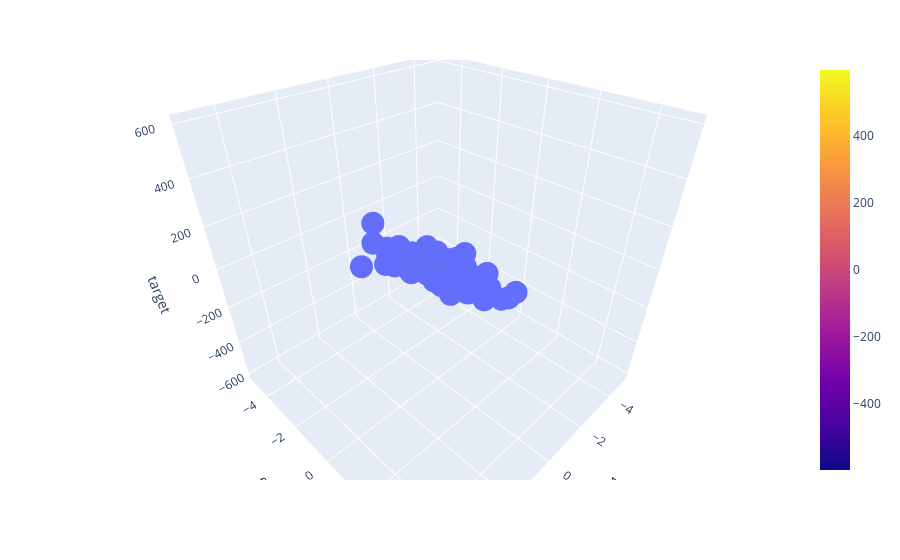

Notebook code cell kept with this figure:
### Code cell
x = np.linspace(-5,5,10)
y = np.linspace(-5,5,10)
xGrid, yGrid = np.meshgrid(y,x)
final = np.vstack((xGrid.ravel().reshape(1,100),yGrid.ravel().reshape(1,100))).T
z_final = lr.predict(final).reshape(10,10)
z = z_final

fig = px.scatter_3d(df,x='feature1',y='feature2',z='target')
fig.add_trace(go.Surface(x = x,y = y,z = z))
fig.show()
